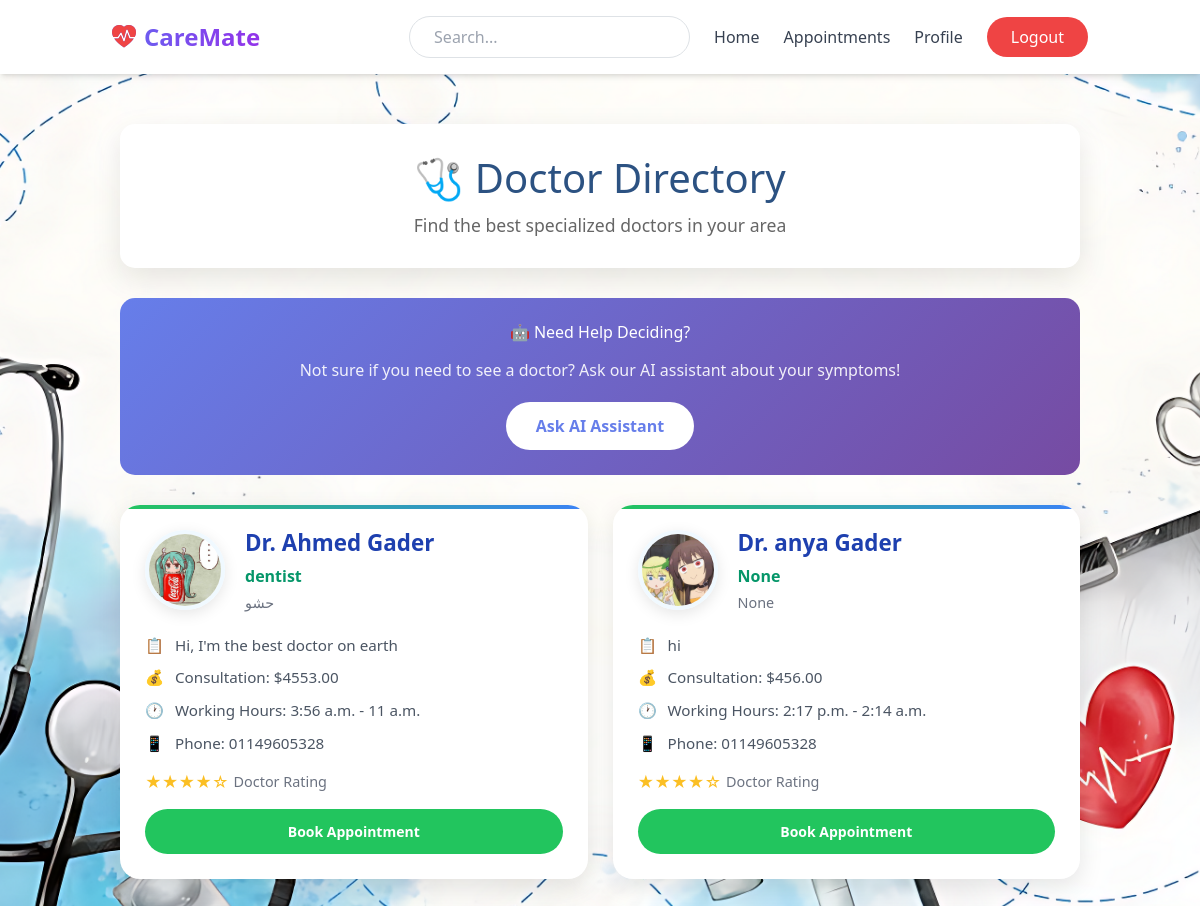
/ (signed in), run on an earlier commit of the app's database.
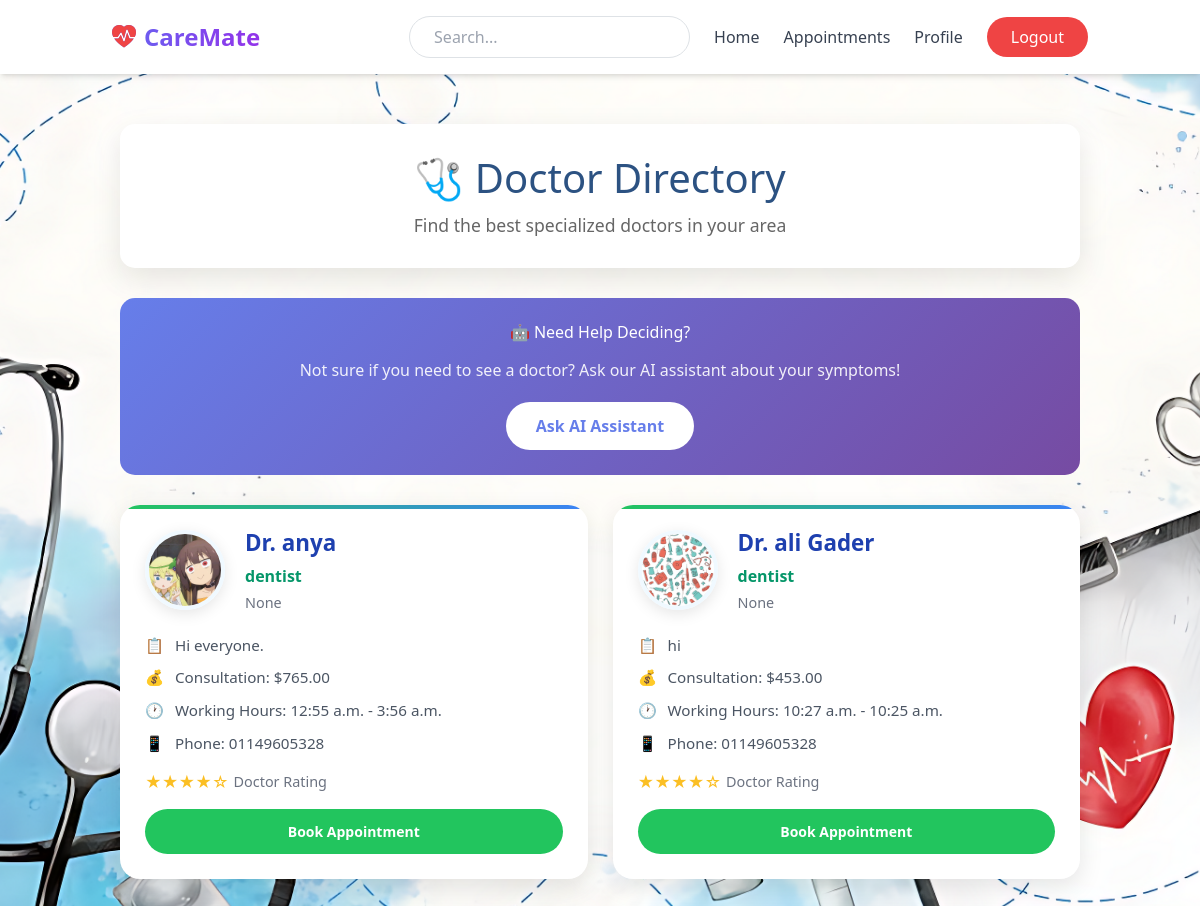
And on a later commit of the database.
### profile_users/models.py (models this page shows, shortened)
class DoctorProfile(models.Model):
    user = models.OneToOneField(User, on_delete=models.CASCADE, related_name="doctor")
    major = models.CharField(max_length=200,blank=True, null=True)
    major_description = models.CharField(max_length=500,blank=True, null=True)
    consultation_fee = models.DecimalField(max_digits=7, decimal_places=2,blank=True,null=True)
    work_start_time = models.TimeField(null=True, blank=True)
    work_end_time = models.TimeField(null=True, blank=True)
    location_medical_office = models.TextField(max_length=400,null=True,blank=True)
    phone_number = models.CharField(blank=True, null=True)
    bio = models.TextField(blank=True, null=True)
    profile_image = models.ImageField(default="doctors/doctor.jpeg",upload_to="doctors/", blank=True, null=True)

### user_account/models.py (models this page shows, shortened)
class User(AbstractUser):
     ROLE_CHOICES = [
        ('doctor', 'Doctor'),
        ('patient', 'Patient'),
    ]
     role = models.CharField(max_length=10, choices=ROLE_CHOICES)
     def get_full_name(self):
          return self.first_name +" "+ self.last_name

### home/views.py (the view)
# urls.py: path('',HomeView.as_view(),name='doctor'),
@method_decorator(login_required(login_url='user_account:login'),name='dispatch')
class HomeView(ListView):
     model = DoctorProfile
     template_name = 'home/home.html'
     context_object_name = "doctors"
     def get_queryset(self):
         return DoctorProfile.objects.filter(user__is_active=True)
     def get(self, *args, **kwargs):
         if self.request.user.role == 'doctor':
            return redirect('dashboard:dashboard')
         return super().get(*args, **kwargs)

### template/home/home.html (shortened to what this page needs)
{% extends 'base.html' %}
{% block content %}
<div style="max-width: 1200px; margin: 0 auto; padding: 20px; margin-top: 80px;">
    <div
        style="background: white; border-radius: 15px; padding: 30px; margin-bottom: 30px; box-shadow: 0 10px 30px rgba(0,0,0,0.1); text-align: center;">
        <h1 style="color: #2c5282; font-size: 2.5em; margin-bottom: 10px;">🩺 Doctor Directory</h1>
        <p style="color: #666; font-size: 1.1em;">Find the best specialized doctors in your area</p>
    </div>
    <div
        style="background: linear-gradient(135deg, #667eea 0%, #764ba2 100%); border-radius: 15px; padding: 25px; margin-bottom: 30px; text-align: center; color: white;">
        <h2 style="margin-bottom: 15px;">🤖 Need Help Deciding?</h2>
        <p style="margin-bottom: 20px; opacity: 0.9;">Not sure if you need to see a doctor? Ask our AI assistant about
            your symptoms!</p>
        <a href="{% url 'ai_assistant:chat' %}"
            style="background: white; color: #667eea; padding: 12px 30px; border-radius: 25px; text-decoration: none; font-weight: 600; display: inline-block;">
            Ask AI Assistant
        </a>
    </div>
    <div style="display: grid; grid-template-columns: repeat(auto-fill, minmax(380px, 1fr)); gap: 25px;">
        {% for doctor in doctors %}
        <div
            style="background: white; border-radius: 20px; padding: 25px; box-shadow: 0 8px 25px rgba(0,0,0,0.1); position: relative; overflow: hidden;">
            <div
                style="position: absolute; top: 0; left: 0; right: 0; height: 4px; background: linear-gradient(90deg, #22c55e, #3b82f6);">
            </div>
            <div style="display: flex; align-items: flex-start; gap: 20px; margin-bottom: 20px;">
                <img src="{{ doctor.profile_image.url }}" alt="{{ doctor.user.get_full_name }}"
                    style="width: 80px; height: 80px; border-radius: 50%; object-fit: cover; border: 4px solid #f0f9ff; box-shadow: 0 4px 15px rgba(0,0,0,0.1);">
                <div>
                    <h3 style="color: #1e40af; font-size: 1.4em; margin-bottom: 8px; font-weight: 700;">Dr.
                        {{ doctor.user.get_full_name }}
                    </h3>
                    <div style="color: #059669; font-weight: 600; font-size: 1em; margin-bottom: 5px;">
                        {{ doctor.major }}
                    </div>
                    <div style="color: #6b7280; font-size: 0.9em; line-height: 1.4;">{{ doctor.major_description }}
                    </div>
                </div>
            </div>
            <div style="margin-top: 20px;">
                {% if doctor.bio %}
                <div
                    style="display: flex; align-items: center; gap: 10px; margin-bottom: 10px; color: #4b5563; font-size: 0.95em;">
                    <span style="color: #22c55e; font-weight: bold; width: 20px;">📋</span>
                    <span>{{ doctor.bio }}</span>
                </div>
                {% endif %}
                {% if doctor.consultation_fee %}
                <div
                    style="display: flex; align-items: center; gap: 10px; margin-bottom: 10px; color: #4b5563; font-size: 0.95em;">
                    <span style="color: #22c55e; font-weight: bold; width: 20px;">💰</span>
                    <span>Consultation: ${{ doctor.consultation_fee }}</span>
                </div>
                {% endif %}
                {% if doctor.work_start_time and doctor.work_end_time %}
                <div
                    style="display: flex; align-items: center; gap: 10px; margin-bottom: 10px; color: #4b5563; font-size: 0.95em;">
                    <span style="color: #22c55e; font-weight: bold; width: 20px;">🕐</span>
                    <span>Working Hours: {{ doctor.work_start_time }} - {{ doctor.work_end_time }}</span>
                </div>
                {% endif %}
                {% if doctor.phone_number %}
                <div
                    style="display: flex; align-items: center; gap: 10px; margin-bottom: 10px; color: #4b5563; font-size: 0.95em;">
                    <span style="color: #22c55e; font-weight: bold; width: 20px;">📱</span>
                    <span>Phone: {{ doctor.phone_number }}</span>
                </div>
                {% endif %}
            </div>
            <div style="display: flex; align-items: center; gap: 5px; margin-top: 15px;">
                <span style="color: #fbbf24;">★★★★☆</span>
                <span style="color: #6b7280; font-size: 0.9em;">Doctor Rating</span>
            </div>
            <a href="{% url 'home:detials' doctor.id %}"> <button
                    style="background: #22c55e; color: white; border: none; padding: 12px 30px; border-radius: 25px; font-size: 14px; font-weight: 600; cursor: pointer; margin-top: 15px; width: 100%;">Book
                    Appointment</button></a>
        </div>
        {% empty %}
        <div style="grid-column: 1 / -1; text-align: center; padding: 2rem;">
            <h3>No doctors available at the moment</h3>
        </div>
        {% endfor %}
    </div>
</div>
{% endblock %}

### template/base.html (shortened to what this page needs)
{% load static %}
<!DOCTYPE html>
<html lang="en">
    <head>
        <link href="https://cdn.jsdelivr.net/npm/bootstrap-icons/font/bootstrap-icons.css" rel="stylesheet">
        <script src="https://cdn.tailwindcss.com"></script>
        <link href="https://cdn.jsdelivr.net/npm/bootstrap@5.3.3/dist/css/bootstrap.min.css" rel="stylesheet">
    </head>
    <body class="d-flex flex-column min-vh-100"
        {% if request.resolver_match and request.resolver_match.url_name != 'login' and request.resolver_match.url_name != 'sign_up' %} style="background: url('/static/images/background.png') no-repeat center center/cover;
             background-attachment: fixed;" {% endif %}>
        {% if request.resolver_match and request.resolver_match.url_name != 'login' and request.resolver_match.url_name != 'sign-up' and request.resolver_match.url_name != 'password_reset' and request.resolver_match.url_name != 'password_reset_done' and request.resolver_match.url_name != 'password_reset_confirm' and request.resolver_match.url_name != 'password_reset_complete' %}
        {% include "partial/navbar.html" %}
        {% endif %}
        <main class="flex-grow-1 container my-4">
            {% block content %}
            {% endblock %}
        </main>
    </body>
</html>

### template/partial/navbar.html (shortened to what this page needs)
<nav class="bg-white shadow-md fixed w-full z-50">
  <div class="container mx-auto flex items-center justify-between px-4 py-3">
    <a href="{% url 'home:doctor' %}"
       class="text-2xl font-bold bg-gradient-to-r from-indigo-500 to-purple-600 bg-clip-text text-transparent flex items-center">
      <i class="bi bi-heart-pulse-fill me-2 text-red-500"></i>CareMate
    </a>
    <div id="menu" class="hidden lg:flex items-center gap-6">
      <form method="GET" action="{% url 'home:search' %}" class="relative">
        <input type="text" name="q" placeholder="Search..."
          class="rounded-full px-4 py-2 border border-indigo-300 focus:ring-2 focus:ring-indigo-500 focus:outline-none">
      </form>
      <a href="{% url 'home:doctor' %}" class="font-medium text-gray-700 hover:text-indigo-600">Home</a>
      <a href="{% url 'profile:view_appointments' %}" class="font-medium text-gray-700 hover:text-indigo-600">Appointments</a>
      <a href="{% url 'profile:profile_patient' %}" class="font-medium text-gray-700 hover:text-indigo-600">Profile</a>
      {% if user.is_authenticated %}
      <form method="post" action="{% url 'user_account:logout' %}">
        <button type="submit"
          class="bg-red-500 text-white rounded-full px-4 py-2 hover:bg-red-600 transition">
          Logout
        </button>
      </form>
      {% endif %}
    </div>
  </div>
</nav>

What changed in the data, as far as the page shows it:
changed DoctorProfile: profile_image: a different picture; user.get_full_name "Ahmed Gader" → "anya"; major_description "حشو" → "None"; bio "Hi, I'm the best doctor on earth" → "Hi everyone."; consultation_fee "4553.00" → "765.00"; work_start_time "3:56 a.m." → "12:55 a.m."; work_end_time "11 a.m." → "3:56 a.m."
changed DoctorProfile "hi": profile_image: a different picture; user.get_full_name "anya Gader" → "ali Gader"; major "None" → "dentist"; consultation_fee "456.00" → "453.00"; work_start_time "2:17 p.m." → "10:27 a.m."; work_end_time "2:14 a.m." → "10:25 a.m."
